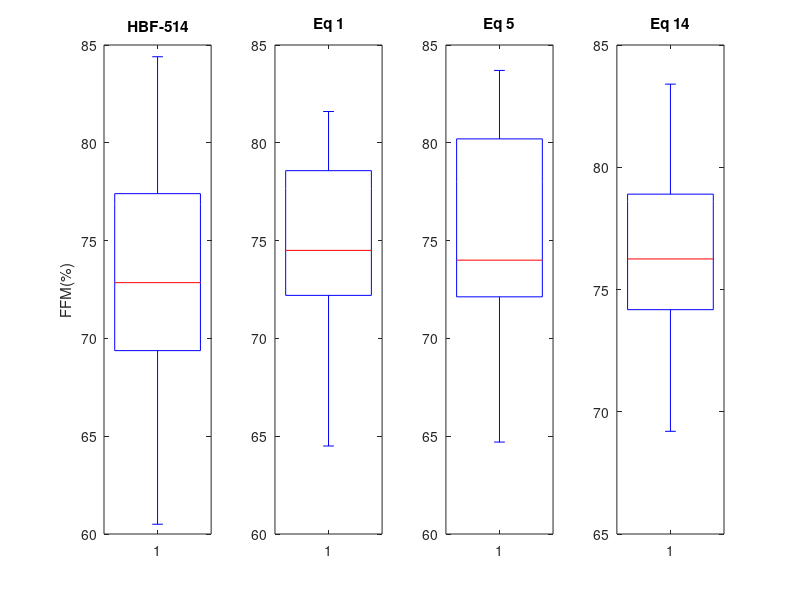
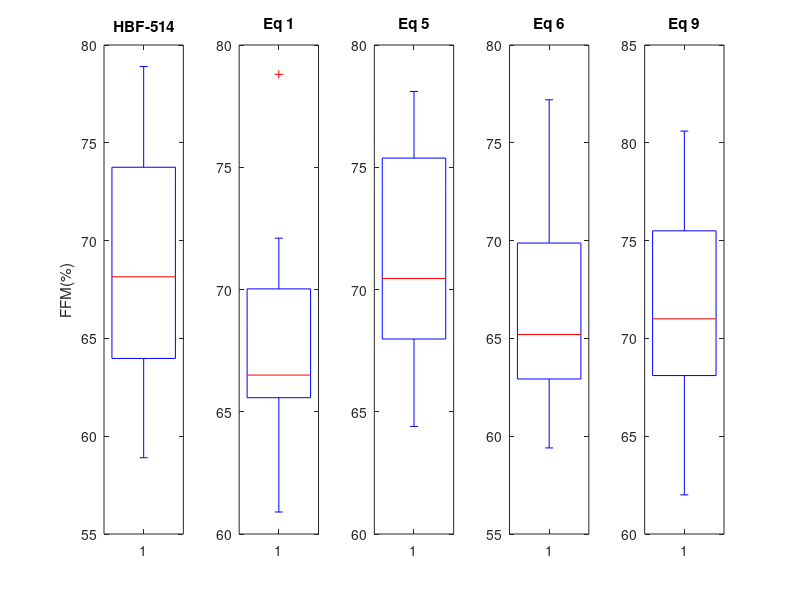
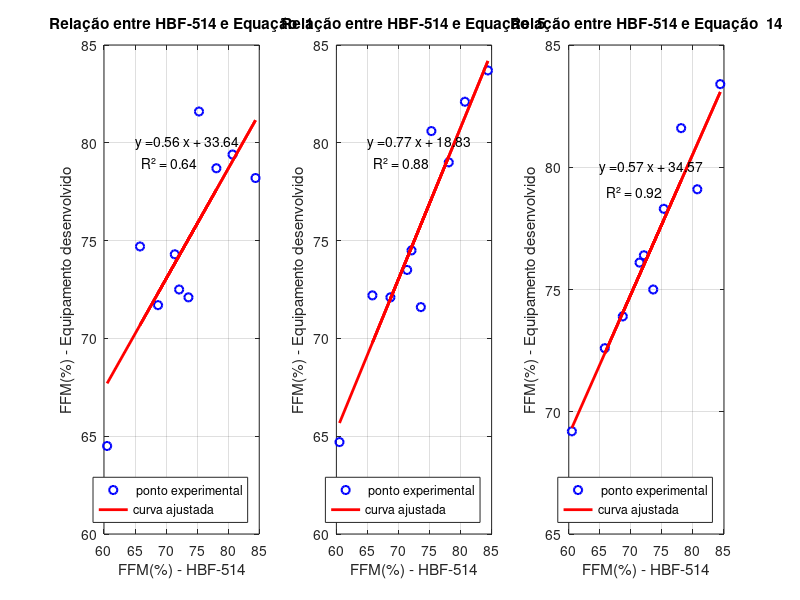
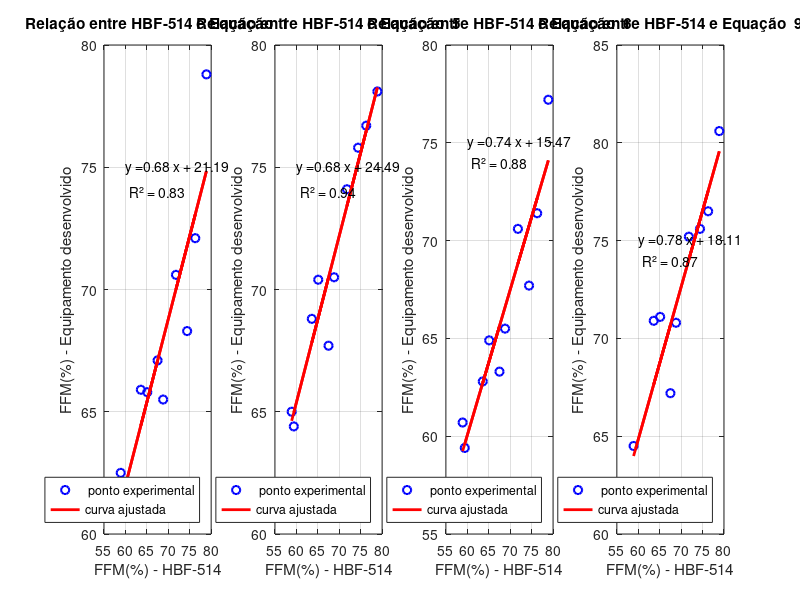

The MATLAB source for these figures, in order:
#Octave 8.0.0
#Autor: Gustavo Pinheiro

%%%%%%%%%%%%%%%%%%%%%%%%%%%% Descricao do codigo %%%%%%%%%%%%%%%%%%%%%%%%%%%%%%%
%{
Analise dos dados de bioimpedancia dos voluntarios do experimento
CAAE: 78985417.0.0000.5594
XXXXXXXXX
%}

#pre-defifinicoes do octave
clear all; more off;clc; close all; %limpa o ambiente de trabalho
pkg load control; pkg load signal; pkg load io; pkg load statistics; %carrega pacotes

%%%%%%%%%%%%%%%%%%%%%%%%%%%%%%% Dados %%%%%%%%%%%%%%%%%%%%%%%%%%%%%%%%%%%%%%%%%%

HBF = [60.5	71.4	75.3	65.8	84.4	80.7	72.1	68.7	78.1	73.6;
       58.9	67.5	65.1	63.6	68.8	78.9	71.8	76.3	74.4	59.4];
       #linha 1: dados de FFM(%) dos 10 homens com a balanca comercial hbf
              #linha 2: dados de FFM(%) das 10 mulheres com a balanca comercial hbf

Equipamento_homens = [64.5	74.3	81.6	74.7	78.2	79.4	72.5	71.7	78.7	72.1;
                      64.7	73.5	80.6	72.2	83.7	82.1	74.5	72.1	79.0	71.6;
                      69.2	76.1	78.3	72.6	83.4	79.1	76.4	73.9	81.6	75.0];
# linha 1: eq 1
# linha 2: eq 5
# linha 3: eq 14

Equipamento_mulheres = [62.5	67.1	65.8	65.9	65.5	78.8	70.6	72.1	68.3	60.9;
                        65.0	67.7	70.4	68.8	70.5	78.1	74.1	76.7	75.8	64.4;
                        60.7	63.3	64.9	62.8	65.5	77.2	70.6	71.4	67.7	59.4;
                        64.5	67.2	71.1	70.9	70.8	80.6	75.2	76.5	75.6	62.0];

# linha 1: eq 1
# linha 2: eq 5
# linha 3: eq 6
# linha 4: eq 9

%%%%%%%%%%%%%%%%%%%%%%%%%%%%% analise outliers %%%%%%%%%%%%%%%%%%%%%%%%%%%%%%%

######homens
figure(1); #figura 1 - boxplot equacoes homens
x = size(HBF,1)-1; #numero de linhas do vetor HBF
y = size(Equipamento_homens,1); #numero de linhas do vetor Equipamento_homens

temp = [1,5,14];
for idx = 1:x+y-1
    subplot(1,x+y,1)
    boxplot(HBF(1,:)) #boxplot dos elementos de HBF
    title('HBF-514')
    ylabel('FFM(%)')
    axis([0.5 1.5]) #ajuste de escala para centralizar a caixa no grafico

    subplot(1,x+y,1+idx)
    boxplot(Equipamento_homens(idx,:))  #boxplot dos elementos de Equipamento_homens
    title(['Eq ',num2str(temp(idx))])

    axis([0.5 1.5])
end
saveas(gcf,'boxplot_FFM_homens.png')

######mulheres
figure(2); #figura 2 - boxplot equacoes mulheres
x = size(HBF,1)-1; #
y = size(Equipamento_mulheres,1);

temp = [1,5,6,9];
for idx = 1:x+y-1
    subplot(1,x+y,1)
    boxplot(HBF(2,:))
    title('HBF-514')
    ylabel('FFM(%)')
    axis([0.5 1.5])

    subplot(1,x+y,1+idx)
    boxplot(Equipamento_mulheres(idx,:))
    title(['Eq ',num2str(temp(idx))])

    axis([0.5 1.5])
end
saveas(gcf,'boxplot_FFM_mulheres.png')

%%%%%%%%%%%%%%%%%%%%%%%%%%%% analise de correlacao %%%%%%%%%%%%%%%%%%%%%%%%%%%

################# homens ##############

x = size(HBF,1)-1;
y = size(Equipamento_homens,1);

figure(3) #figura 3 - grafico dispersao e reta de regressao equacoes homens
temp = [1,5,14]; #numeros das equaçoes

for idx=1:y
     p = polyfit( HBF(1,:) , Equipamento_homens(idx,:) , 1 ); #devolve os coeficientes do polinomio de 1 grau

    [R,P] = corrcoef (HBF(1,:) , Equipamento_homens(idx,:)); #coeficiente de pearson e pvalor

    printf(['R2 e p-valor Equação  ',num2str(temp(idx))])
    printf('\n')
    R2= R(2)^2
    p_valor = P(2)

     xx = HBF(1,:); #vetor de x, dados dos homens
     yy = Equipamento_homens(idx,:); #vetor de y
     yyy = polyval(p,xx); #vetor de y reta

     subplot(1,y,idx)
     plot( xx , yy , 'bo' ,'linewidth', 1.5)
     hold on;
     plot(xx,yyy, 'r', 'linewidth', 2)

     equacao = sprintf('y =%.2f x + %.2f',p(1),p(2));
     text(65,80,equacao) #posição do polinomio no gráfico
     R2 = sprintf('R² = %.2f',R2);
     text(66,79,R2) #posição do polinomio no gráfico

     grid on
     title(['Relação entre HBF-514 e Equação  ',num2str(temp(idx))]);
     ylabel('FFM(%) - Equipamento desenvolvido');
     xlabel('FFM(%) - HBF-514');
     legend(' ponto experimental','curva ajustada','Location','southeast');
end
 hold off

saveas(gcf,'correlacao_FFM_homens.png')


################# mulheres ##############

x = size(HBF,1)-1;
y = size(Equipamento_mulheres,1);

figure(4)  #figura 3 - grafico dispersao e reta de regressao equacoes mulheres
temp = [1,5,6,9]; #numeros das equaçoes

for idx=1:y
     p = polyfit( HBF(2,:) , Equipamento_mulheres(idx,:) , 1 ); #devolve os coeficientes do polinomio de 1 grau

    [R,P] = corrcoef (HBF(2,:) , Equipamento_mulheres(idx,:)); #coeficiente de pearson e pvalor

    printf(['R2 e p-valor Equação  ',num2str(temp(idx))])
    printf('\n')
    R2= R(2)^2
    p_valor = P(2)

     xx = HBF(2,:); #vetor de x, dados das mulheres
     yy = Equipamento_mulheres(idx,:); #vetor de y
     yyy = polyval(p,xx); #vetor de y reta

     subplot(1,y,idx)
     plot( xx , yy , 'bo' ,'linewidth', 1.5)
     hold on;
     plot(xx,yyy, 'r', 'linewidth', 2)

     equacao = sprintf('y =%.2f x + %.2f',p(1),p(2));
     text(60,75,equacao) #posição do polinomio no gráfico
     R2 = sprintf('R² = %.2f',R2);
     text(61,74,R2) #posição do polinomio no gráfico

     grid on
     title(['Relação entre HBF-514 e Equação  ',num2str(temp(idx))]);
     ylabel('FFM(%) - Equipamento desenvolvido');
     xlabel('FFM(%) - HBF-514');
     legend(' ponto experimental','curva ajustada','Location','southeast');


end
 hold off

saveas(gcf,'correlacao_FFM_mulheres.png')


